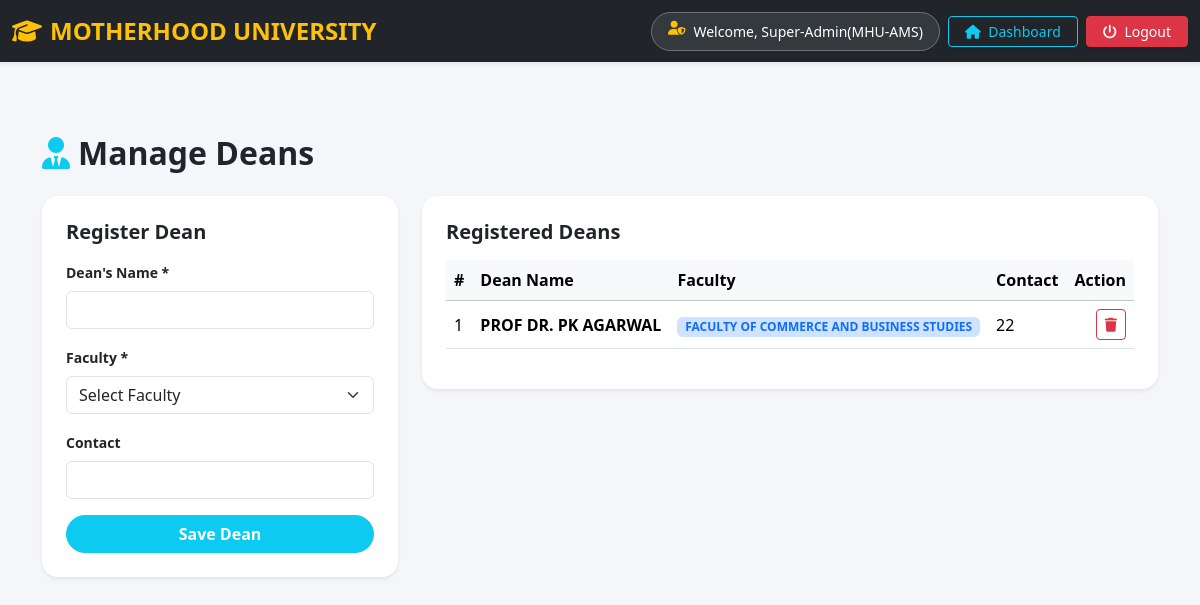
/admin/manage_deans.php (signed in), run on an earlier commit of the app's database.
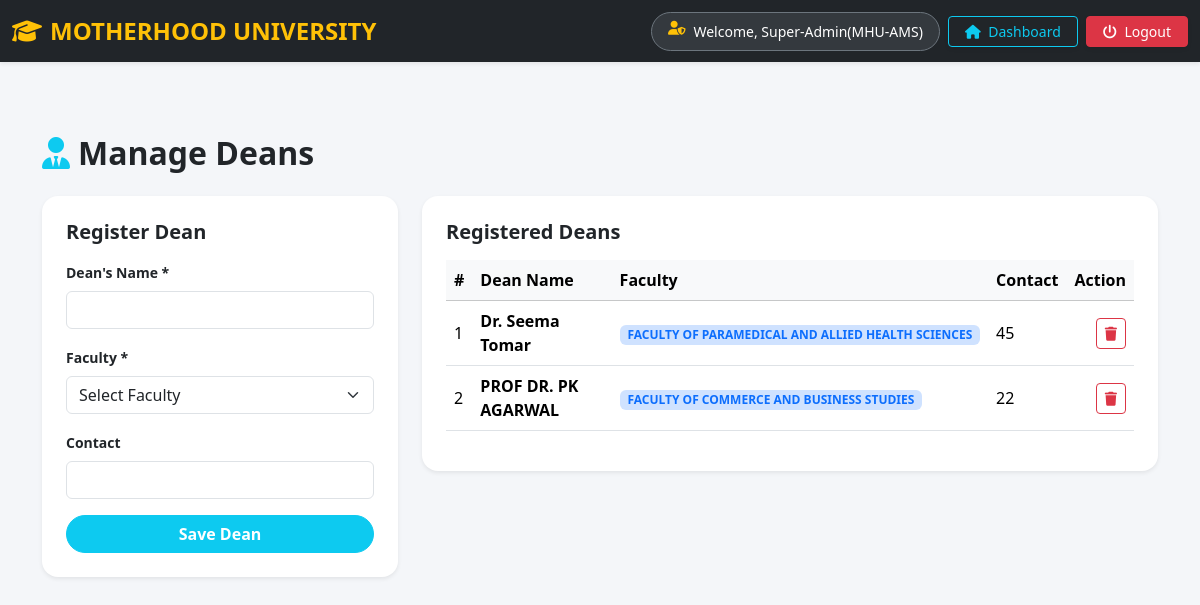
And on a later commit of the database.
### tables this page shows
CREATE TABLE `deans` (
  `id` int(11) NOT NULL,
  `Dean_name` varchar(222) NOT NULL,
  `faculty_name` varchar(222) NOT NULL,
  `number` int(11) NOT NULL
);

### admin/manage_deans.php (the view, shortened to what this page needs)
<?php
include "../db_connect.php";
?>
<!doctype html>
<html lang="en">
<head>
    <link href="https://cdn.jsdelivr.net/npm/bootstrap@5.3.8/dist/css/bootstrap.min.css" rel="stylesheet">
    <link rel="stylesheet" href="https://cdnjs.cloudflare.com/ajax/libs/font-awesome/6.5.1/css/all.min.css">
</head>
<body>
    <?php include 'admin_navbar.php'; ?>
    <main class="container py-5">
        <h2 class="fw-bold text-dark mb-4"><i class="fa-solid fa-user-tie text-info me-2"></i>Manage Deans</h2>
        <div class="row g-4">
            <div class="col-lg-4">
                <div class="card border-0 shadow-sm p-4 rounded-4 bg-white">
                    <h5 class="fw-bold mb-3">Register Dean</h5>
                    <form method="POST">
                        <div class="mb-3"><label class="form-label small fw-semibold">Dean's Name *</label><input
                                type="text" name="dean_name" class="form-control" required></div>
                        <div class="mb-3"><label class="form-label small fw-semibold">Faculty *</label>
                            <select name="faculty_name" class="form-select" required>
                                <option value="" selected disabled>Select Faculty</option>
                            </select>
                        </div>
                        <div class="mb-3"><label class="form-label small fw-semibold">Contact</label><input
                                type="number" name="number" class="form-control"></div>
                        <button type="submit" name="add_dean"
                            class="btn btn-info text-white w-100 rounded-pill fw-semibold">Save Dean</button>
                    </form>
                </div>
            </div>
            <div class="col-lg-8">
                <div class="card border-0 shadow-sm p-4 rounded-4 bg-white">
                    <h5 class="fw-bold mb-3">Registered Deans</h5>
                    <div class="table-responsive">
                        <table class="table table-hover align-middle">
                            <thead class="table-light">
                                <tr>
                                    <th>#</th>
                                    <th>Dean Name</th>
                                    <th>Faculty</th>
                                    <th>Contact</th>
                                    <th class="text-end">Action</th>
                                </tr>
                            </thead>
                            <tbody>
                                <?php $res = $conn->query("SELECT * FROM deans ORDER BY id DESC");
                                $i = 1;
                                while ($row = $res->fetch_assoc()): ?>
                                    <tr>
                                        <td><?= $i++ ?></td>
                                        <td class="fw-semibold"><?= htmlspecialchars($row['Dean_name']) ?></td>
                                        <td><span
                                                class="badge bg-primary-subtle text-primary"><?= htmlspecialchars($row['faculty_name']) ?></span>
                                        </td>
                                        <td><?= htmlspecialchars($row['number'] ?: 'N/A') ?></td>
                                        <td class="text-end"><a href="manage_deans.php?delete_id=<?= $row['id'] ?>"
                                                class="btn btn-sm btn-outline-danger"
                                                onclick="return confirm('Delete dean?');"><i
                                                    class="fa-solid fa-trash"></i></a></td>
                                    </tr>
                                <?php endwhile; ?>
                            </tbody>
                        </table>
                    </div>
                </div>
            </div>
        </div>
    </main>
</body>
</html>

What changed in the data, as far as the page shows it:
added deans: Dean_name "Dr. Seema Tomar", faculty_name "FACULTY OF PARAMEDICAL AND ALLIED HEALTH SCIENCES", number "45"
